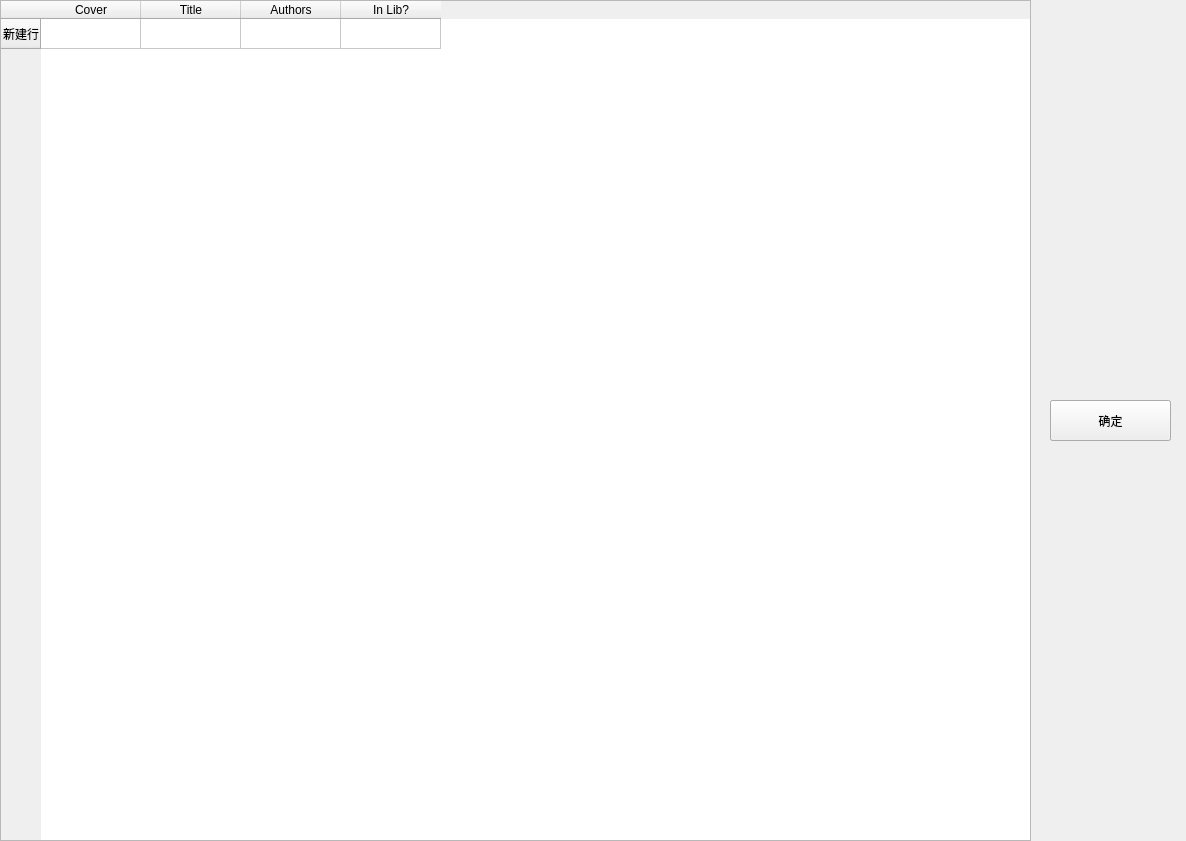
<?xml version="1.0" encoding="UTF-8"?>
<ui version="4.0">
 <class>result_page</class>
 <widget class="QFrame" name="result_page">
  <property name="geometry">
   <rect>
    <x>0</x>
    <y>0</y>
    <width>1186</width>
    <height>841</height>
   </rect>
  </property>
  <property name="windowTitle">
   <string>Frame</string>
  </property>
  <widget class="QTableWidget" name="tableWidget">
   <property name="geometry">
    <rect>
     <x>0</x>
     <y>0</y>
     <width>1031</width>
     <height>841</height>
    </rect>
   </property>
   <row>
    <property name="text">
     <string>新建行</string>
    </property>
   </row>
   <column>
    <property name="text">
     <string>Cover</string>
    </property>
   </column>
   <column>
    <property name="text">
     <string>Title</string>
    </property>
   </column>
   <column>
    <property name="text">
     <string>Authors</string>
    </property>
   </column>
   <column>
    <property name="text">
     <string>In Lib?</string>
    </property>
   </column>
  </widget>
  <widget class="QPushButton" name="btn_add2lib">
   <property name="geometry">
    <rect>
     <x>1050</x>
     <y>400</y>
     <width>121</width>
     <height>41</height>
    </rect>
   </property>
   <property name="text">
    <string>添加到本地</string>
   </property>
  </widget>
  <widget class="QPushButton" name="btn_agree">
   <property name="geometry">
    <rect>
     <x>1050</x>
     <y>400</y>
     <width>121</width>
     <height>41</height>
    </rect>
   </property>
   <property name="text">
    <string>确定</string>
   </property>
  </widget>
 </widget>
 <resources/>
 <connections/>
</ui>
